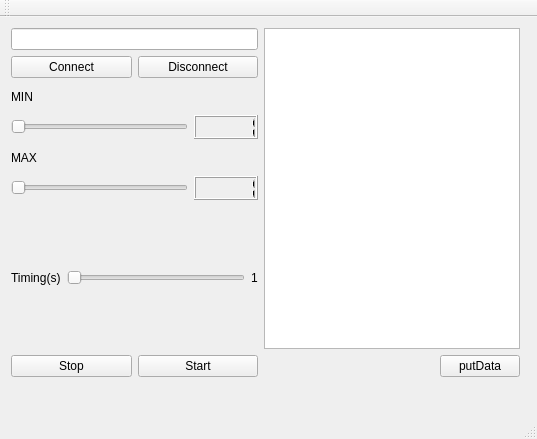
<?xml version="1.0" encoding="UTF-8"?>
<ui version="4.0">
 <class>MainWindow</class>
 <widget class="QMainWindow" name="MainWindow">
  <property name="geometry">
   <rect>
    <x>0</x>
    <y>0</y>
    <width>537</width>
    <height>439</height>
   </rect>
  </property>
  <property name="windowTitle">
   <string>MainWindow</string>
  </property>
  <widget class="QWidget" name="centralWidget">
   <widget class="QWidget" name="">
    <property name="geometry">
     <rect>
      <x>0</x>
      <y>0</y>
      <width>531</width>
      <height>371</height>
     </rect>
    </property>
    <layout class="QHBoxLayout" name="horizontalLayout_8">
     <item>
      <layout class="QVBoxLayout" name="verticalLayout_6">
       <item>
        <layout class="QVBoxLayout" name="verticalLayout_4">
         <item>
          <layout class="QVBoxLayout" name="verticalLayout">
           <item>
            <widget class="QLineEdit" name="ipLineEdit"/>
           </item>
           <item>
            <layout class="QHBoxLayout" name="horizontalLayout">
             <item>
              <widget class="QPushButton" name="ConnectButton">
               <property name="text">
                <string>Connect</string>
               </property>
              </widget>
             </item>
             <item>
              <widget class="QPushButton" name="DisconnectButton">
               <property name="text">
                <string>Disconnect</string>
               </property>
              </widget>
             </item>
            </layout>
           </item>
          </layout>
         </item>
         <item>
          <layout class="QVBoxLayout" name="verticalLayout_2">
           <item>
            <widget class="QLabel" name="minLabel">
             <property name="text">
              <string>MIN</string>
             </property>
            </widget>
           </item>
           <item>
            <layout class="QHBoxLayout" name="horizontalLayout_2">
             <item>
              <widget class="QSlider" name="horizontalMinSlider">
               <property name="minimum">
                <number>1</number>
               </property>
               <property name="orientation">
                <enum>Qt::Horizontal</enum>
               </property>
              </widget>
             </item>
             <item>
              <widget class="QLCDNumber" name="lcdMinNumber">
               <property name="intValue" stdset="0">
                <number>1</number>
               </property>
              </widget>
             </item>
            </layout>
           </item>
          </layout>
         </item>
         <item>
          <layout class="QVBoxLayout" name="verticalLayout_3">
           <item>
            <widget class="QLabel" name="maxLabel">
             <property name="text">
              <string>MAX</string>
             </property>
            </widget>
           </item>
           <item>
            <layout class="QHBoxLayout" name="horizontalLayout_3">
             <item>
              <widget class="QSlider" name="horizontalMaxSlider">
               <property name="minimum">
                <number>1</number>
               </property>
               <property name="orientation">
                <enum>Qt::Horizontal</enum>
               </property>
              </widget>
             </item>
             <item>
              <widget class="QLCDNumber" name="lcdMaxNumber">
               <property name="intValue" stdset="0">
                <number>1</number>
               </property>
              </widget>
             </item>
            </layout>
           </item>
          </layout>
         </item>
        </layout>
       </item>
       <item>
        <layout class="QVBoxLayout" name="verticalLayout_5">
         <item>
          <layout class="QHBoxLayout" name="horizontalLayout_6">
           <item>
            <layout class="QHBoxLayout" name="horizontalLayout_5">
             <item>
              <widget class="QLabel" name="timingLabel">
               <property name="text">
                <string>Timing(s)</string>
               </property>
              </widget>
             </item>
             <item>
              <widget class="QSlider" name="timingSlider">
               <property name="minimum">
                <number>1</number>
               </property>
               <property name="orientation">
                <enum>Qt::Horizontal</enum>
               </property>
              </widget>
             </item>
            </layout>
           </item>
           <item>
            <widget class="QLabel" name="timingLabelValue">
             <property name="text">
              <string>1</string>
             </property>
            </widget>
           </item>
          </layout>
         </item>
         <item>
          <layout class="QHBoxLayout" name="horizontalLayout_4">
           <item>
            <widget class="QPushButton" name="StopButton">
             <property name="text">
              <string>Stop</string>
             </property>
            </widget>
           </item>
           <item>
            <widget class="QPushButton" name="StartButton">
             <property name="text">
              <string>Start</string>
             </property>
            </widget>
           </item>
          </layout>
         </item>
        </layout>
       </item>
      </layout>
     </item>
     <item>
      <layout class="QVBoxLayout" name="verticalLayout_7">
       <item>
        <widget class="QTextBrowser" name="textBrowser"/>
       </item>
       <item>
        <layout class="QHBoxLayout" name="horizontalLayout_7">
         <item>
          <spacer name="horizontalSpacer">
           <property name="orientation">
            <enum>Qt::Horizontal</enum>
           </property>
           <property name="sizeHint" stdset="0">
            <size>
             <width>40</width>
             <height>20</height>
            </size>
           </property>
          </spacer>
         </item>
         <item>
          <widget class="QPushButton" name="pushButtonPut">
           <property name="text">
            <string>putData</string>
           </property>
          </widget>
         </item>
        </layout>
       </item>
      </layout>
     </item>
    </layout>
   </widget>
  </widget>
  <widget class="QMenuBar" name="menuBar">
   <property name="geometry">
    <rect>
     <x>0</x>
     <y>0</y>
     <width>537</width>
     <height>22</height>
    </rect>
   </property>
  </widget>
  <widget class="QToolBar" name="mainToolBar">
   <attribute name="toolBarArea">
    <enum>TopToolBarArea</enum>
   </attribute>
   <attribute name="toolBarBreak">
    <bool>false</bool>
   </attribute>
  </widget>
  <widget class="QStatusBar" name="statusBar"/>
 </widget>
 <layoutdefault spacing="6" margin="11"/>
 <resources/>
 <connections/>
</ui>
